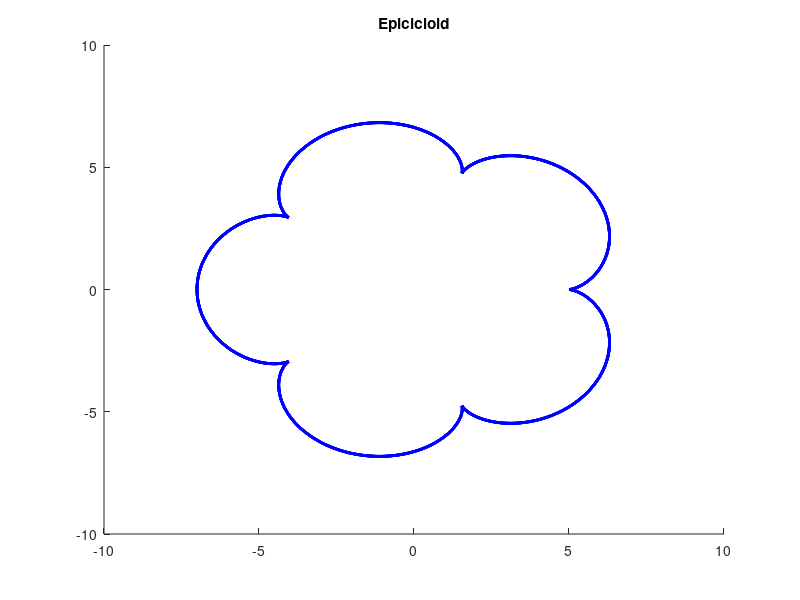
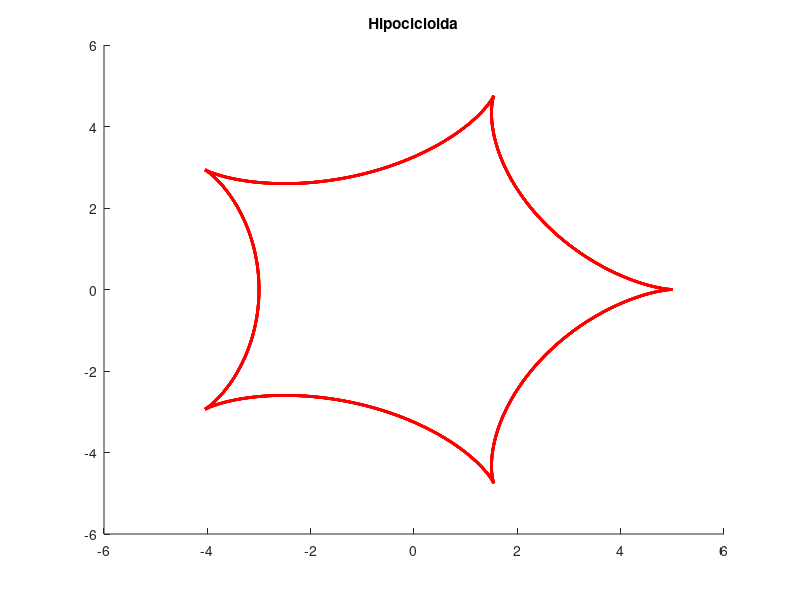
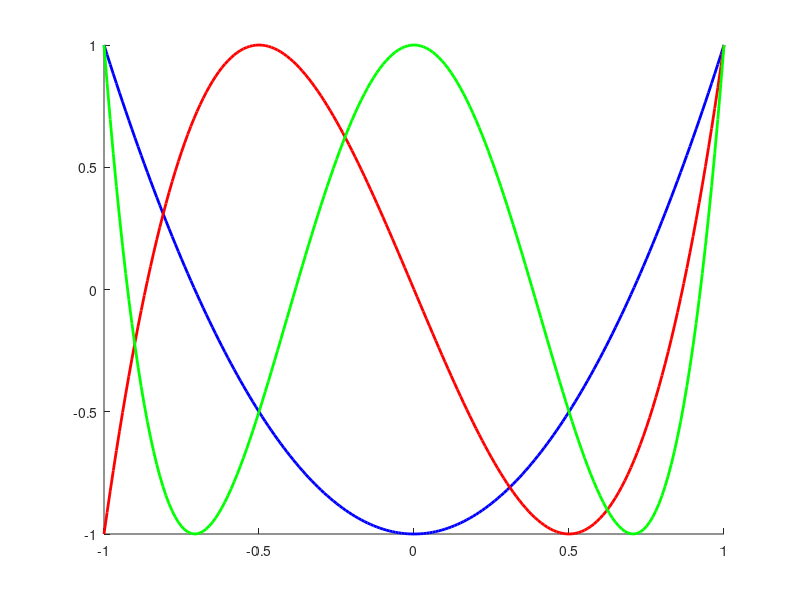

These figures' MATLAB source, in order: (Note: this script raises an error after producing the figures.)
function Curbe
    close all
    a=5; b=1;
    t = 0:0.01:10*pi;
    x=(a+b)*cos(t)-b*cos((a/b+1)*t);
    y=(a+b)*sin(t)-b*sin((a/b+1)*t);
    x1=(a-b)*cos(t)+b*cos((a/b-1)*t);
    y1=(a-b)*sin(t)-b*sin((a/b-1)*t);
    
    figure(1)
    hold on
    plot(x,y,'Color','b','LineWidth',2)
    title('Epicicloid')
    figure(2)
    hold on
    plot(x1,y1,'Color','r','LineWidth',2)
    title('Hipocicloida')
    
    x=-1:0.01:1;
    
    t1=2*x.^2-1;
    t2=4*x.^3-3*x;
    t3=8*x.^4-8*x.^2+1;
    t4=16*x.^5-20*x.^3+5*x;
    
    figure(3)
    hold on
    plot(x,t1,'Color','b','LineWidth',2)
    plot(x,t2,'Color','r','LineWidth',2)
    plot(x,t3,'Color','g','LineWidth',2)
    plot(x,t4,'Color''k','LineWidth',2)

    box on
